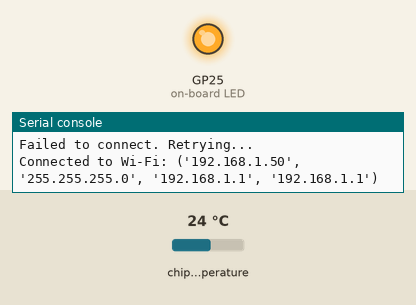
Bench run of a program on a simulated Raspberry Pi Pico running MicroPython. Shown: output pins drawn as LEDs (lit = HIGH), the last lines printed to the serial console. The test bench sets the inputs (shaded band); at power-on: chip temperature 24 °C. WiFi joins after 1.5 s; requests to the public web service named in the program get a made-up reply in its usual format after 0.4 s (London, UTC, broken clouds, 64 % humidity, 1013 hPa unless stated).

Above: at 2.1 s.
At 7.5 s:
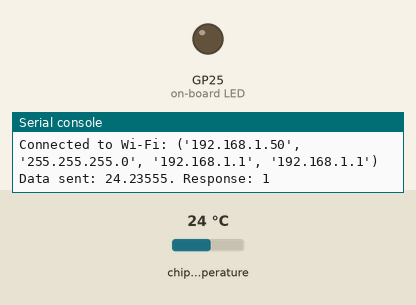
Timing chart, 0 to 9.0 s (numbered marks = the images above):
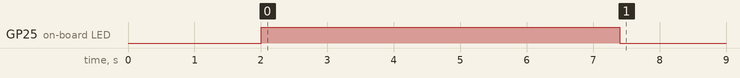

Measured:
- by itself, GP25 (on-board LED): LOW → HIGH at 2.0 s, → LOW 5.4 s later

The program:

temp_metrics.py
```python
import utime
import random
from picozero import pico_led
import network
import utime
import urequests
import machine

SSID = "YOUR NETWORK NAME"
PASSWORD = "YOUR NETWORK PASSWORD"
THINGSPEAK_API_WRITE = "YOUR API KEY"

wlan = network.WLAN(network.STA_IF)
adc = machine.ADC(4)

def upload_to_thingspeak(api_key, value):
    if not wlan.isconnected():
        print("Wi-Fi lost! Reconnecting...")
        connect_wifi()

    try:
        url = f"https://api.thingspeak.com/update?api_key={api_key}&field2={value}"
        response = urequests.get(url)
        print(f"Data sent: {value}. Response: {response.text}")
        response.close()
    except Exception as e:
        print("Error sending data:", e)
        utime.sleep(10)
        upload_to_thingspeak(api_key, value)


def read_temperature():
    adc_value = adc.read_u16()
    volt = (3.3/65535) * adc_value
    temperature = 27 - (volt - 0.706)/0.001721
    return temperature


def connect_wifi(ssid, password):
    if not wlan.isconnected():
        print("Connecting to Wi-Fi...")
        wlan.active(True)
        wlan.connect(ssid, password)

        if wlan.isconnected():
            print("Connected to Wi-Fi:", wlan.ifconfig())
        else:
            print("Failed to connect. Retrying...")
            utime.sleep(1)
            connect_wifi(ssid, password)
    else:
        print("Connected to Wi-Fi:", wlan.ifconfig())


connect_wifi(SSID, PASSWORD)

while True:
    pico_led.on()
    sensor_value = read_temperature()
    upload_to_thingspeak(THINGSPEAK_API_WRITE, sensor_value)

    utime.sleep(5)
    pico_led.off()
    utime.sleep(175)
```
